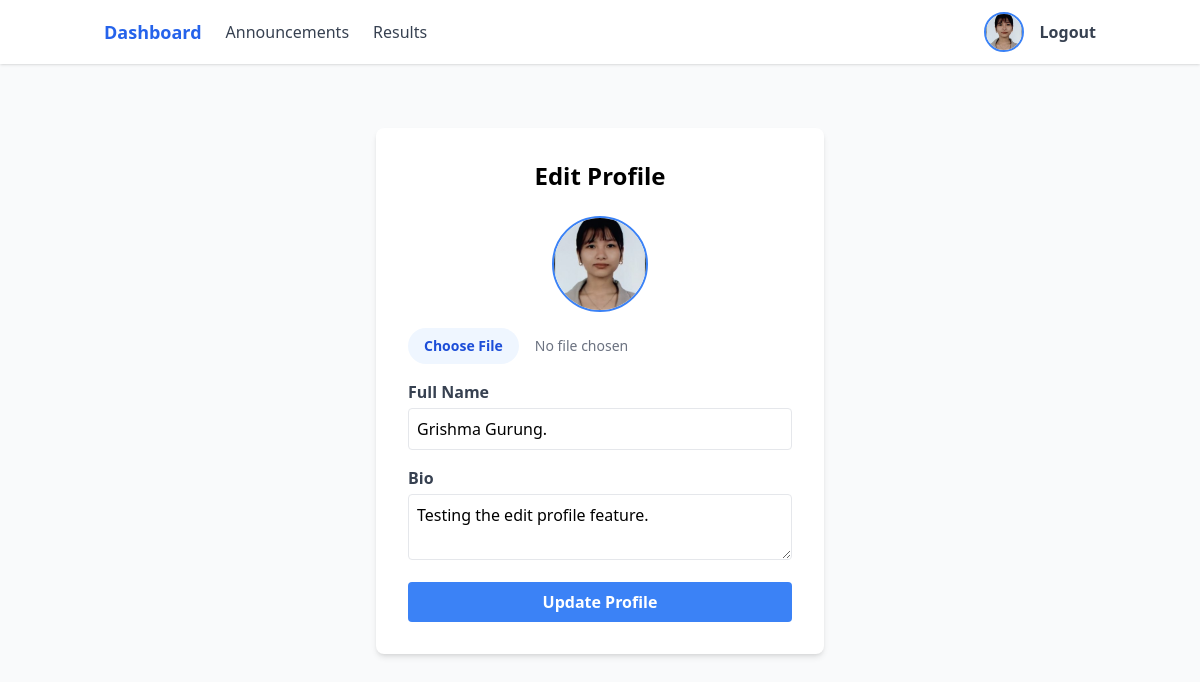
The page /student/edit-profile/ (signed in) on the database its author committed.
### users/models.py (models this page shows, shortened)
class User(AbstractBaseUser, PermissionsMixin):
    ROLE_CHOICES = [
        ('teacher', 'Teacher'),
        ('student', 'Student'),
        ('admin', 'Admin'),
    ]
    email = models.EmailField(unique=True)
    role = models.CharField(max_length=10, choices=ROLE_CHOICES)
    is_active = models.BooleanField(default=True)
    is_staff = models.BooleanField(default=False)
    profile_image = models.ImageField(upload_to=user_profile_image_path, null=True, blank=True)
    full_name = models.CharField(max_length=255, null=True, blank=True)
    bio = models.TextField(null=True, blank=True)
    USERNAME_FIELD = 'email'
    REQUIRED_FIELDS = ['role']
    objects = UserManager()
    @property
    def is_teacher(self):
        return self.role == 'teacher'

### users/views.py (the view, shortened to what this page needs)
# urls.py: path('student/edit-profile/', views.edit_profile, name='edit_profile'),
@login_required
def edit_profile(request):
    if request.user.role != 'student':
        return redirect('login')
    return render(request, 'users/edit_profile.html')

### users/templates/users/edit_profile.html (shortened to what this page needs)
{% extends 'users/base.html' %}
{% block content %}
<div class="flex flex-col items-center">
    <div class="bg-white rounded-lg shadow-md p-8 w-full max-w-md flex flex-col items-center">
        <h1 class="text-2xl font-bold mb-6">Edit Profile</h1>
        <form method="post" enctype="multipart/form-data" class="w-full" id="profile-form">
            <div class="mb-4 flex flex-col items-center">
                {% if user.profile_image %}
                    <img id="preview" src="{{ user.profile_image.url }}" alt="Profile" class="w-24 h-24 rounded-full object-cover border-2 border-blue-500 mb-2">
                {% else %}
                    <img id="preview" src="https://ui-avatars.com/api/?name={{ user.full_name|default:user.email }}&background=3b82f6&color=fff&size=96" class="w-24 h-24 rounded-full object-cover border-2 border-blue-500 mb-2">
                {% endif %}
                <input type="file" id="profile_image" name="profile_image" class="mt-2 block w-full text-sm text-gray-500 file:mr-4 file:py-2 file:px-4 file:rounded-full file:border-0 file:text-sm file:font-semibold file:bg-blue-50 file:text-blue-700 hover:file:bg-blue-100" accept="image/*" onchange="loadFile(event)">
            </div>
            <div class="mb-4">
                <label for="full_name" class="block text-gray-700 font-semibold mb-1">Full Name</label>
                <input type="text" id="full_name" name="full_name" value="{{ user.full_name }}" class="w-full p-2 border rounded focus:outline-none focus:ring-2 focus:ring-blue-400">
            </div>
            <div class="mb-4">
                <label for="bio" class="block text-gray-700 font-semibold mb-1">Bio</label>
                <textarea id="bio" name="bio" class="w-full p-2 border rounded focus:outline-none focus:ring-2 focus:ring-blue-400">{{ user.bio }}</textarea>
            </div>
            <button type="submit" class="w-full bg-blue-500 text-white p-2 rounded hover:bg-blue-600 font-semibold">Update Profile</button>
        </form>
    </div>
</div>
{% endblock %}

### users/templates/users/navbar.html
{% if user.is_teacher %}
<nav class="bg-white shadow mb-8">
    <div class="container mx-auto px-4 py-3 flex items-center justify-between">
        <div class="flex items-center space-x-6">
            <a href="{% url 'teacher_dashboard' %}" class="text-blue-600 font-bold text-lg">Dashboard</a>
            <a href="{% url 'teacher_announcements' %}" class="text-gray-700 hover:text-blue-600">Announcements</a>
            <a href="{% url 'teacher_results' %}" class="text-gray-700 hover:text-blue-600">Results</a>
            <a href="{% url 'teacher_students' %}" class="text-gray-700 hover:text-blue-600">Students</a>
        </div>
        <div class="flex items-center space-x-4">
            <a href="{% url 'profile' %}" class="flex items-center">
                {% if user.profile_image %}
                    <img src="{{ user.profile_image.url }}" alt="Profile" class="w-10 h-10 rounded-full object-cover border-2 border-blue-500">
                {% else %}
                    <span class="w-10 h-10 flex items-center justify-center rounded-full bg-gray-300 text-gray-600">
                        <i class="fas fa-user"></i>
                    </span>
                {% endif %}
            </a>
            <a href="{% url 'logout' %}" class="text-gray-700 hover:text-red-500 font-semibold">Logout</a>
        </div>
    </div>
</nav>
{% else %}
<nav class="bg-white shadow mb-8">
    <div class="container mx-auto px-4 py-3 flex items-center justify-between">
        <div class="flex items-center space-x-6">
            <a href="{% url 'student_dashboard' %}" class="text-blue-600 font-bold text-lg">Dashboard</a>
            <a href="{% url 'student_announcements' %}" class="text-gray-700 hover:text-blue-600">Announcements</a>
            <a href="{% url 'student_results' %}" class="text-gray-700 hover:text-blue-600">Results</a>
        </div>
        <div class="flex items-center space-x-4">
            <a href="{% url 'profile' %}" class="flex items-center">
                {% if user.profile_image %}
                    <img src="{{ user.profile_image.url }}" alt="Profile" class="w-10 h-10 rounded-full object-cover border-2 border-blue-500">
                {% else %}
                    <span class="w-10 h-10 flex items-center justify-center rounded-full bg-gray-300 text-gray-600">
                        <i class="fas fa-user"></i>
                    </span>
                {% endif %}
            </a>
            <a href="{% url 'logout' %}" class="text-gray-700 hover:text-red-500 font-semibold">Logout</a>
        </div>
    </div>
</nav>
{% endif %}

### rows shown on the page
User: profile_image (picture), full_name "Grishma Gurung.", bio "Testing the edit profile feature."
